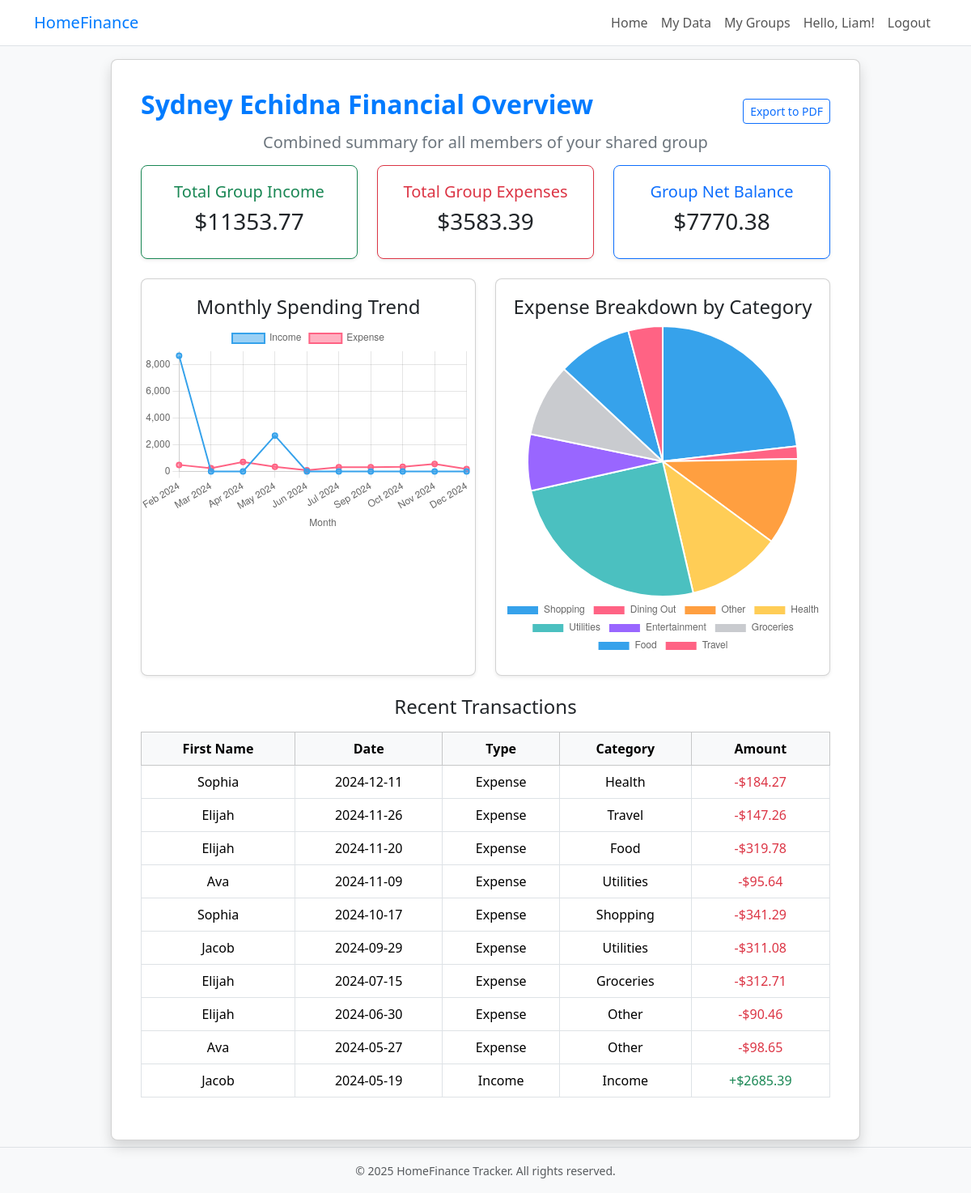
The page /group/1 (signed in) on the database its author committed.
### app/models.py (models this page shows, shortened)
class User(db.Model, UserMixin):
    __tablename__ = 'users'
    usid     = db.Column(db.Integer, primary_key=True)
    email    = db.Column(db.String(120), unique=True, nullable=False)
    fname    = db.Column(db.String(20), nullable=False)
    lname    = db.Column(db.String(20), nullable=False)
    password = db.Column(db.String(120), nullable=False)

class Group(db.Model):
    __tablename__ = 'groups'
    grid    = db.Column(db.Integer, primary_key=True)
    grname  = db.Column(db.String(50), nullable=False)
    grtype  = db.Column(db.Integer, db.ForeignKey('group_types.grtype'), nullable=False)
    balance = db.Column(db.Float, nullable=False)

class Transaction(db.Model):
    __tablename__ = 'transactions'
    trid    = db.Column(db.Integer, primary_key=True)
    usid    = db.Column(db.Integer, db.ForeignKey('users.usid'), nullable=False)
    grid    = db.Column(db.Integer, db.ForeignKey('groups.grid'), nullable=False)
    amount  = db.Column(db.Float, nullable=False)
    income  = db.Column(db.Boolean, nullable=False)  # False = expense, True = income
    catId   = db.Column(db.Integer, db.ForeignKey('categories.catid'), nullable=False)
    date    = db.Column(db.Date, nullable=False)
    noteid  = db.Column(db.Integer, db.ForeignKey('notes.noteid'), nullable=True)
    category_rel = relationship('Category', foreign_keys=[catId])
    @property
    def type(self) -> str:
        return 'income' if self.income else 'expense'
    @property
    def category(self) -> str:
        return self.category_rel.name

class Category(db.Model):
    __tablename__ = 'categories'
    catid = db.Column(db.Integer, primary_key=True)
    name  = db.Column(db.String(20), nullable=False)

### app/routes.py (the view)
@main.route('/group/<int:group_id>')
@login_required
def group_dashboard(group_id):
    group = Group.query.get_or_404(group_id)
    memberships = GroupMembership.query.filter_by(grid=group_id).all()
    member_ids = [gm.usid for gm in memberships]
    txns = Transaction.query.filter(Transaction.usid.in_(member_ids)) \
                             .order_by(Transaction.date.desc()).all()
    total_income   = sum(t.amount for t in txns if t.type.lower() == 'income')
    total_expenses = sum(t.amount for t in txns if t.type.lower() == 'expense')
    net_balance    = total_income - total_expenses
    from collections import defaultdict
    per_member = defaultdict(lambda: {'income': 0, 'expense': 0})
    for t in txns:
        if t.type.lower() == 'income':
            per_member[t.usid]['income'] += t.amount
        else:
            per_member[t.usid]['expense'] += t.amount
    member_labels   = [User.query.get(uid).email for uid in member_ids]
    member_incomes  = [per_member[uid]['income'] for uid in member_ids]
    member_expenses = [per_member[uid]['expense'] for uid in member_ids]
    all_txns = Transaction.query.filter(Transaction.usid.in_(member_ids)) \
                                 .order_by(Transaction.date).all()
    monthly = defaultdict(lambda: {'income': 0, 'expense': 0})
    by_cat  = defaultdict(float)
    for t in all_txns:
        month_key = t.date.replace(day=1)
        if t.type.lower() == 'income':
            monthly[month_key]['income'] += t.amount
        else:
            monthly[month_key]['expense'] += t.amount
            by_cat[t.category] += t.amount
    months = sorted(monthly.keys())
    monthly_labels    = [m.strftime('%b %Y') for m in months]
    monthly_incomes   = [monthly[m]['income'] for m in months]
    monthly_expenses  = [monthly[m]['expense'] for m in months]
    category_labels   = list(by_cat.keys())
    category_expenses = list(by_cat.values())
    recent_transactions = (
        Transaction.query
        .filter(Transaction.usid.in_(member_ids))
        .order_by(Transaction.date.desc())
        .limit(10)
        .all()
    )
    for t in recent_transactions:
        t.fname = User.query.get(t.usid).fname
    return render_template(
        'groupedData.html',
        group=group,
        group_income=total_income,
        group_expenses=total_expenses,
        group_net_balance=net_balance,
        member_labels=member_labels,
        member_incomes=member_incomes,
        member_expenses=member_expenses,
        monthly_labels=monthly_labels,
        monthly_incomes=monthly_incomes,
        monthly_expenses=monthly_expenses,
        category_labels=category_labels,
        category_expenses=category_expenses,
        recent_transactions=recent_transactions
    )

### app/__init__.py (called while the page is built)
def create_app(config_name):
    app = Flask(__name__)
    app.config.from_object(config_name)
    from .routes import main
    app.register_blueprint(main)
    db.init_app(app)
    csrf.init_app(app)
    Migrate(app, db)
    login_manager = LoginManager()
    login_manager.login_view = 'main.login'
    login_manager.session_protection = 'strong'
    login_manager.init_app(app)
    from .models import User, Transaction, Group, GroupMembership, Category, Note, GroupType, GroupRole, GroupBalance
    @login_manager.user_loader
    def load_user(user_id):
        return User.query.get(int(user_id))
    @app.before_request
    def make_session_permanent():
        session.permanent = True
    return app

### app/routes.py (called while the page is built)
@main.context_processor
def inject_user_groups():
    if current_user.is_authenticated:
        group_ids = [
            gm.grid
            for gm in GroupMembership.query.filter_by(usid=current_user.usid).all()
        ]
        user_groups = Group.query.filter(Group.grid.in_(group_ids)).all()
    else:
        user_groups = []
    return dict(user_groups=user_groups)

### app/templates/groupedData.html (shortened to what this page needs)
{% extends "base.html" %}
{% block content %}
<div class="row center-center">
  <div class="col-lg-10 mb-2">
    <div class="card shadow" >
      <div class="card-body">
        <div class="center-between">
          <h2 class="blue-main">{{ group.grname }} Financial Overview</h2>
          <a
            href="{{ url_for('main.export_group_pdf', group_id=group.grid) }}"
            class="btn btn-outline-primary btn-sm"
          >
            Export to PDF
          </a>
        </div>
        <h5 class="gray-main"> Combined summary for all members of your shared group </h5>
        <div class="row mb-2">
          <div class="col-md-4 mb-3">
            <div class="card border-success">
              <h5 class="text-success">Total Group Income</h5>
              <h3> ${{ '%.2f' % group_income }} </h3>
            </div>
          </div>
          <div class="col-md-4 mb-3">
            <div class="card border-danger">
              <h5 class="text-danger">Total Group Expenses</h5>
              <h3> ${{ '%.2f' % group_expenses }} </h3>
            </div>
          </div>
          <div class="col-md-4 mb-3">
            <div class="card border-primary">
              <h5 class="text-primary">Group Net Balance</h5>
              <h3> ${{ '%.2f' % group_net_balance }} </h3>
            </div>
          </div>
        </div>
        <div class="row">
          <div class="col-md-6 mb-4">
            <div class="card px-0">
              <h4>Monthly Spending Trend</h4>
              <canvas id="groupTrendChart" style="height:16rem;"></canvas>
            </div>
          </div>
          <div class="col-md-6 mb-4">
            <div class="card px-0">
              <h4>Expense Breakdown by Category</h4>
              <canvas id="groupCategoryChart" style="height:16rem;"></canvas>
            </div>
          </div>
        </div>
        <h4 class="mb-3">Recent Transactions</h4>
        <div class="table-responsive">
          <table class="table table-bordered table-hover">
            <thead class="table-light">
              <tr class="text-center">
                <th>First Name</th>
                <th>Date</th>
                <th>Type</th>
                <th>Category</th>
                <th>Amount</th>
              </tr>
            </thead>
            <tbody>
              {% for t in recent_transactions %}
              <tr class="text-center">
                <td>{{ t.fname }}</td>
                <td>{{ t.date.strftime('%Y-%m-%d') }}</td>
                <td>{{ t.type.title() }}</td>
                <td>{{ t.category.title() }}</td>
                <td class="{% if t.type.lower() == 'expense' %}text-danger{% else %}text-success{% endif %}">
                  {% if t.type.lower() == 'expense' %}-{% else %}+{% endif %}${{ '%.2f' % t.amount }}
                </td>
              </tr>
              {% endfor %}
            </tbody>
          </table>
        </div>
      </div>
    </div>
  </div>
</div>
{% endblock %}
{% block scripts %}
<script>
  // Group Monthly Trend data
  const trendLabels   = {{ monthly_labels   | tojson }};
  const trendIncomes  = {{ monthly_incomes  | tojson }};
  const trendExpenses = {{ monthly_expenses | tojson }};
  // Monthly Spending Trend (line chart)
  new Chart(
    document.getElementById('groupTrendChart'),
    {
      type: 'line',
      data: {
        labels: trendLabels,
        datasets: [
          { label: 'Income', data: trendIncomes, fill: false, borderWidth: 2 },
          { label: 'Expense', data: trendExpenses, fill: false, borderWidth: 2 }
        ]
      },
      options: {
        responsive: true,
        scales: {
          x: { title: { display: true, text: 'Month' } },
          y: { beginAtZero: true }
        }
      }
    }
  );
  // Group Expense by Category data
  const catLabels   = {{ category_labels   | tojson }};
  const catExpenses = {{ category_expenses | tojson }};
  // Expense Breakdown by Category (pie chart)
  new Chart(
    document.getElementById('groupCategoryChart'),
    {
      type: 'pie',
      data: {
        labels: catLabels,
        datasets: [{ data: catExpenses }]
      },
      options: {
        responsive: true,
        plugins: { legend: { position: 'bottom' } }
      }
    }
  );
</script>
{% endblock %}

### app/templates/base.html (shortened to what this page needs)
<!DOCTYPE html>
<html lang="en">
  <head>
    <link
      href="https://cdn.jsdelivr.net/npm/bootstrap@5.3.6/dist/css/bootstrap.min.css"
      rel="stylesheet"
    />
    <link
      href="{{ url_for('static', filename='css/style.css') }}"
      rel="stylesheet"
    />
  </head>
  <body class="d-flex flex-column min-vh-100">
    <nav class="navbar navbar-expand-lg custom-navbar">
      <div class="container">
        <a href="{{ url_for('main.landing') }}" class="navbar-brand">HomeFinance</a>
        <div class="collapse navbar-collapse" id="navbarNav">
          <ul class="navbar-nav ms-auto">
            <li class="nav-item">
              <a class="nav-link" href="{{ url_for('main.landing') }}">Home</a>
            </li>
            <li class="nav-item">
              <a class="nav-link" href="{{ url_for('main.dashboard') }}">My Data</a>
            </li>
            <li class="nav-item">
              <a class="nav-link" href="{{ url_for('main.group_dashboard', group_id=1) }}">My Groups</a>
            </li>
            {% if current_user.is_authenticated %}
              <li class="nav-item">
                <span class="nav-link">Hello, {{ current_user.fname }}!</span>
              </li>
              <li class="nav-item">
                <a class="nav-link" href="{{ url_for('main.logout') }}">Logout</a>
              </li>
            {% else %}
              <li class="nav-item">
                <a class="nav-link" href="{{ url_for('main.login') }}">Login / Sign Up</a>
              </li>
            {% endif %}
          </ul>
        </div>
      </div>
    </nav>
    <div class="container flex-grow-1">
      <div
        id="alert-container"
        class="position-fixed top-0 end-0 p-3"
        style="z-index: 1050"
      ></div>
      {% block content %}{% endblock %}
    </div>
    <footer class="bg-light border-top py-3 mt-auto">
      <div class="container text-center">
        <small class="text-muted">
          © {{ current_year if current_year else 2025 }} HomeFinance Tracker. All rights reserved.
        </small>
      </div>
    </footer>
    {% block scripts %}{% endblock %}
  </body>
</html>

### app/static/css/style.css (style rules this page uses)
.custom-navbar { background-color: white; border-bottom: 1px solid #dee2e6; padding: 0.5rem 1rem; margin-bottom: 1rem; }
.custom-navbar .container { display: flex; align-items: center; justify-content: space-between; }
.navbar-brand { font-size: 1.25rem; text-decoration: none; color: #007bff; font-weight: 500; }
.nav-link { color: #555555; font-size: 1rem; padding: 0.5rem; }
body { background-color: #f8f9fa; }
.card { background: #fff; border-radius: 0.5rem; box-shadow: 0 0.125rem 0.25rem rgba(0,0,0,0.075); padding: 1.25rem; text-align: center; height: 100%; }
.blue-main { color: #007bff; text-align: center; font-weight: bold; margin-bottom: 1rem; }
.gray-main { color: #6c757d; font-weight: normal; margin-bottom: 1rem; }
.center-between { display: flex; align-items: center; justify-content: space-between; }
.center-center { display: flex; align-items: center; justify-content: center; gap: 1rem; }

### rows shown on the page
User: fname "Liam"
Group: grname "Sydney Echidna"
Transaction: fname "Sophia", date "2024-12-11", type "Expense", category "Health", amount "184.27"
Transaction: fname "Elijah", date "2024-11-26", type "Expense", category "Travel", amount "147.26"
Transaction: fname "Elijah", date "2024-11-20", type "Expense", category "Food", amount "319.78"
Transaction: fname "Ava", date "2024-11-09", type "Expense", category "Utilities", amount "95.64"
Transaction: fname "Sophia", date "2024-10-17", type "Expense", category "Shopping", amount "341.29"
Transaction: fname "Jacob", date "2024-09-29", type "Expense", category "Utilities", amount "311.08"
Transaction: fname "Elijah", date "2024-07-15", type "Expense", category "Groceries", amount "312.71"
Transaction: fname "Elijah", date "2024-06-30", type "Expense", category "Other", amount "90.46"
Transaction: fname "Ava", date "2024-05-27", type "Expense", category "Other", amount "98.65"
Transaction: fname "Jacob", date "2024-05-19", type "Income", category "Income", amount "2685.39"

### other values the page prints
{{ '%.2f' % group_income }} "11353.77"
{{ '%.2f' % group_expenses }} "3583.39"
{{ '%.2f' % group_net_balance }} "7770.38"
{{ current_year if current_year else 2025 }} "2025"
chart data {{ monthly_incomes  | tojson }} [8668.38, 0, 0, 2685.39, 0, 0, 0, 0, 0, 0]
chart data {{ monthly_expenses | tojson }} [490.34, 237.0, 712.8299999999999, 340.73, 90.46, 312.71, 311.08, 341.29, 562.68, 184.27]
chart data {{ category_labels   | tojson }} ["Shopping", "Dining Out", "Other", "Health", "Utilities", "Entertainment", "Groceries", "Food", "Travel"]
